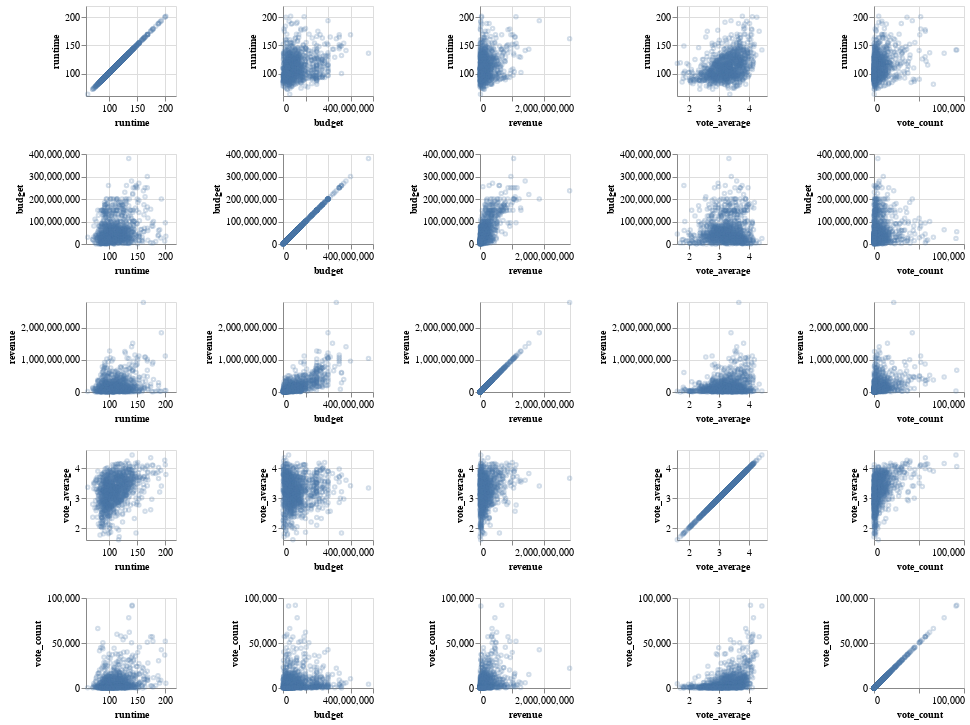

Notebook source saved alongside this figure:
### Markdown cell above
<div class="alert alert-info" style="color:black">

### Question 2.1
rubric={viz:2,accuracy:2}
    
<h4>Python</h4>

<p>Next, let’s look at the relationships between pairs of numerical columns.For this we will create a scatterplot matrix (SPLOM) for all numerical columns except id.</p>
<ol type="1">
<li>I recommend starting with creating a single scatter plot and gradually substituting in the repeating columns.</li>
<li>Do not include zero on either axis unless the data actually starts at zero.</li>
<li>Reduce each subplots height and width to be able to see the entire lower diagonal in view.</li>
<li>Set the opacity and size of the points directly inside <code>mark_point()</code> in order for the plots to appear less saturated.</li>
<li>Configure the axes to remove or shrink the font of the axes labels (and optional reduce the axes titles' size). Plots don't have to look perfect during EDA, the point here is to pick up trends, not necessarily to read all labels.</li>
</ol>

You can <a href=https://altair-viz.github.io/gallery/scatter_matrix.html> study this example if you want guidance.</a>

</div>

### Code cell
# YOUR ANSWER GOES HERE
alt.Chart(df_movie).mark_point(opacity=0.25,size=12).encode(
    x=alt.X(alt.repeat("column"), type='quantitative', scale=alt.Scale(zero=False)),
    y=alt.Y(alt.repeat("row"), type='quantitative', scale=alt.Scale(zero=False))
).properties(width=90,height=90).repeat(row=numeric_cols,column=numeric_cols).configure_axis(
    labelFontSize=10,
    titleFontSize=10)
